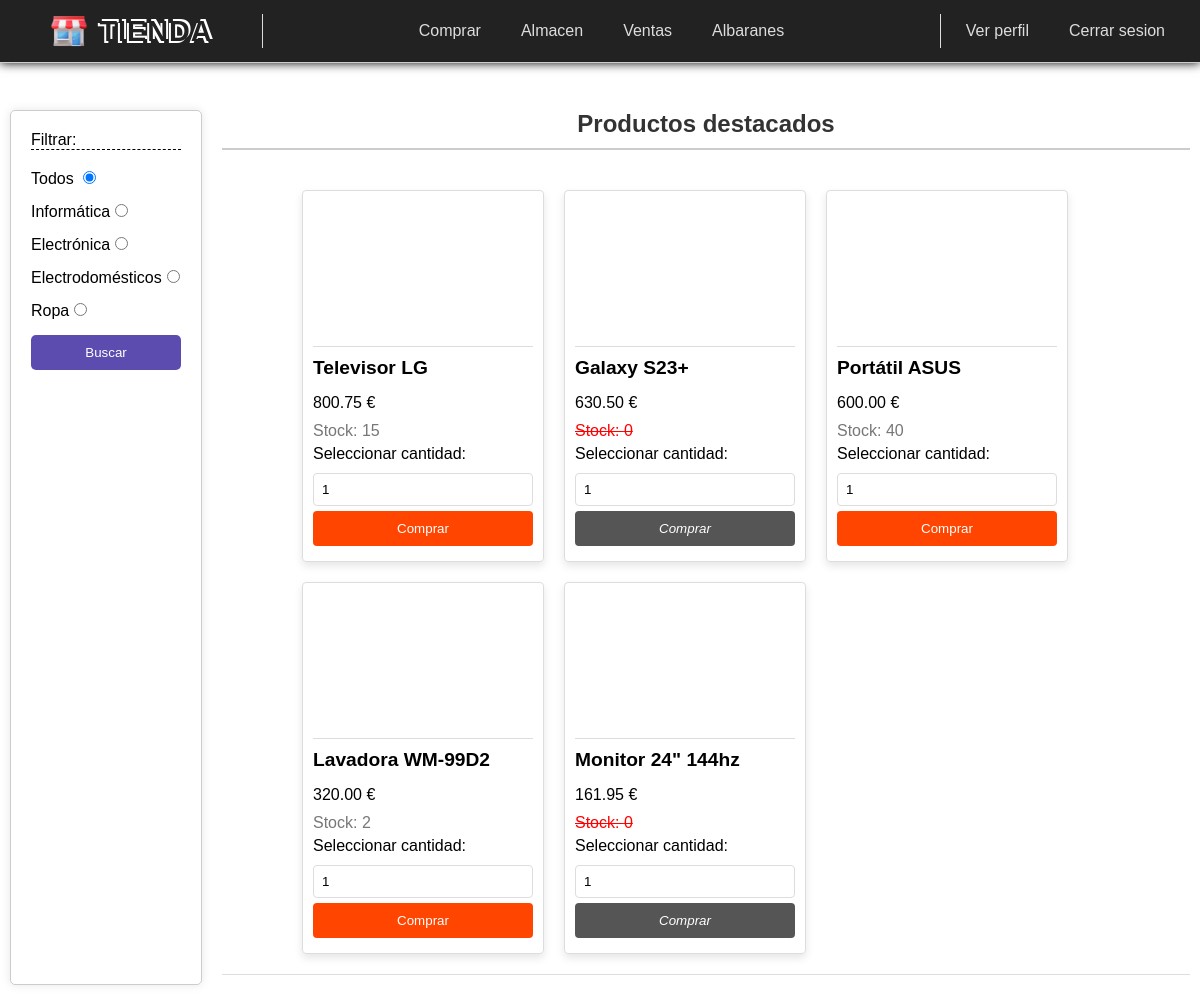
The app's page /tareaNavidad/comprar.php (signed in) with its own data.
### tables this page shows
CREATE TABLE IF NOT EXISTS productos (
    codigo INT PRIMARY KEY,
    descripcion VARCHAR(255) NOT NULL,
    precio DECIMAL(10, 2) NOT NULL,
    stock INT NOT NULL,
    url_imagen VARCHAR(255),
    categoria VARCHAR(20)
);

### tareaNavidad/funciones/conexionBD.php (called while the page is built, shortened)
<?php
function cargarProductosInicio()
{
    try {
        $DSN = "mysql:host=" . IP . ';dbname=' . BD;
        $con = new PDO($DSN, USER, PASS);
        $sql = "SELECT * FROM productos ORDER BY precio DESC LIMIT 5";
        $stmt = $con->prepare($sql);
        $stmt->execute();
        $productos = array();
        while ($producto = $stmt->fetch(PDO::FETCH_ASSOC)) {
            array_push($productos, $producto);
        }
        return $productos;
    } catch (\Throwable $th) {
        switch ($th->getCode()) {
            case '1049':
                crearBase();
                break;
            default:
                echo $th->getMessage();
                echo $th->getCode();
        }
    } finally {
        unset($con);
    }
}
?>

### tareaNavidad/funciones/funciones.php (the view, shortened to what this page needs)
<?php
function representarProductos($arrProductos)
{
    foreach ($arrProductos as $producto) {
        echo "<div class='card'>";
        echo '<div class="contenedor-img">';
        echo '</div>';
        echo "<h3>" . $producto['descripcion'] . "</h3>";
        echo "<p>" . $producto['precio'] . " €</p>";
        echo '<form action="">';
        if ($producto['stock'] == "0") {
            echo '<p style="color: red; text-decoration: line-through;">Stock: ' . $producto['stock'] . '</p>';
        } else {
            echo '<p style="color: #777;">Stock: ' . $producto['stock'] . '</p>';
        }
        echo '<label for="cantidad' . $producto['codigo'] . '">Seleccionar cantidad: </label>';
        echo '<input type="number" name="cantidad" value="1" id="cantidad' . $producto['codigo'] . '" min="1" max="' . $producto['stock'] . '">';
        if ($producto['stock'] == "0") {
            echo '<input class="input-comprar-desactivado" type="submit" name="comprar" value="Comprar" disabled>';
        } else {
            echo '<input class="input-comprar-activado" type="submit" name="comprar" value="Comprar">';
        }
        echo '</form>';
        echo "</div>";
    }
}
?>

### tareaNavidad/css/home.css (style rules this page uses)
* { margin: 0; padding: 0; list-style: none; text-decoration: none; color: black; outline: none; font-family: 'Arial', sans-serif; }

### tareaNavidad/css/compras.css (style rules this page uses)
.card { display: flex; flex-direction: column; justify-content: center; margin: 10px; padding: 10px; border: 1px solid #ddd; border-radius: 4px; box-shadow: 0 4px 8px rgba(0, 0, 0, 0.1); height: 350px; width: 220px; transition: transform 0.3s ease; }
.card .contenedor-img { display: flex; justify-content: center; width: 100%; height: 40%; border-bottom: 1px solid #ddd; }
.card h3 { font-size: 1.2rem; margin: 10px 0; }
.card p { margin: 5px 0; }
.card form { display: flex; flex-direction: column; }
.card form p { margin: 5px 0; }
.card label { margin-bottom: 5px; }
.card input[type="number"] { margin: 5px 0; padding: 8px; border: 1px solid #ddd; border-radius: 4px; }
.card .input-comprar-activado { background-color: orangered; color: #fff; padding: 10px; border: none; border-radius: 4px; cursor: pointer; transition: background-color 0.3s ease; }
.card .input-comprar-desactivado { background-color: #555; color: #fff; padding: 10px; border: none; border-radius: 4px; cursor: pointer; font-style: italic; }

### records on screen
productos: descripcion "Televisor LG", precio "800.75", stock "15"
productos: descripcion "Galaxy S23+", precio "630.50", stock "0"
productos: descripcion "Portátil ASUS", precio "600.00", stock "40", cantidad "1"
productos: descripcion "Lavadora WM-99D2", precio "320.00", stock "2"
productos: descripcion "Monitor 24\" 144hz", precio "161.95", stock "0"

### other values on screen
$categoria "Informática"
$categoria "Electrónica"
$categoria "Electrodomésticos"
$categoria "Ropa"
